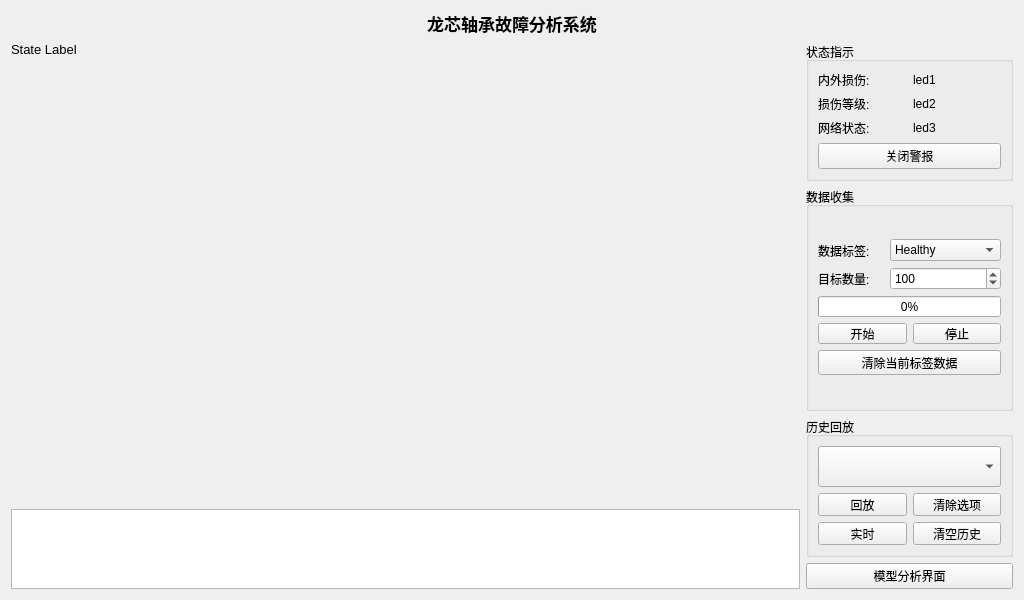
<?xml version="1.0" encoding="UTF-8"?>
<ui version="4.0">
 <class>Widget</class>
 <widget class="QWidget" name="Widget">
  <property name="geometry">
   <rect>
    <x>0</x>
    <y>0</y>
    <width>1024</width>
    <height>600</height>
   </rect>
  </property>
  <property name="minimumSize">
   <size>
    <width>1024</width>
    <height>550</height>
   </size>
  </property>
  <property name="maximumSize">
   <size>
    <width>1024</width>
    <height>600</height>
   </size>
  </property>
  <property name="windowTitle">
   <string>Widget</string>
  </property>
  <layout class="QGridLayout" name="gridLayout_12">
   <item row="0" column="0">
    <layout class="QGridLayout" name="gridLayout_10">
     <item row="0" column="0">
      <widget class="QLabel" name="label">
       <property name="font">
        <font>
         <pointsize>13</pointsize>
         <italic>false</italic>
         <bold>true</bold>
         <underline>false</underline>
        </font>
       </property>
       <property name="text">
        <string>龙芯轴承故障分析系统</string>
       </property>
       <property name="alignment">
        <set>Qt::AlignCenter</set>
       </property>
      </widget>
     </item>
     <item row="1" column="0">
      <layout class="QGridLayout" name="gridLayout_7">
       <item row="0" column="0">
        <layout class="QGridLayout" name="gridLayout_5">
         <item row="0" column="0">
          <widget class="QLabel" name="StateLabel">
           <property name="sizePolicy">
            <sizepolicy hsizetype="Preferred" vsizetype="Preferred">
             <horstretch>0</horstretch>
             <verstretch>0</verstretch>
            </sizepolicy>
           </property>
           <property name="font">
            <font>
             <pointsize>10</pointsize>
             <bold>false</bold>
            </font>
           </property>
           <property name="lineWidth">
            <number>1</number>
           </property>
           <property name="text">
            <string>State Label</string>
           </property>
           <property name="wordWrap">
            <bool>false</bool>
           </property>
          </widget>
         </item>
         <item row="1" column="0">
          <widget class="QCustomPlot" name="time" native="true">
           <property name="sizePolicy">
            <sizepolicy hsizetype="Expanding" vsizetype="Expanding">
             <horstretch>0</horstretch>
             <verstretch>0</verstretch>
            </sizepolicy>
           </property>
           <property name="minimumSize">
            <size>
             <width>789</width>
             <height>321</height>
            </size>
           </property>
           <property name="cursor">
            <cursorShape>OpenHandCursor</cursorShape>
           </property>
          </widget>
         </item>
         <item row="2" column="0">
          <widget class="QPlainTextEdit" name="SysEdit">
           <property name="sizePolicy">
            <sizepolicy hsizetype="Preferred" vsizetype="Fixed">
             <horstretch>0</horstretch>
             <verstretch>0</verstretch>
            </sizepolicy>
           </property>
           <property name="minimumSize">
            <size>
             <width>0</width>
             <height>0</height>
            </size>
           </property>
           <property name="maximumSize">
            <size>
             <width>16777215</width>
             <height>80</height>
            </size>
           </property>
           <property name="cursor" stdset="0">
            <cursorShape>ArrowCursor</cursorShape>
           </property>
           <property name="readOnly">
            <bool>true</bool>
           </property>
          </widget>
         </item>
        </layout>
       </item>
       <item row="0" column="1">
        <layout class="QGridLayout" name="gridLayout_6">
         <item row="0" column="0">
          <widget class="QGroupBox" name="groupBox">
           <property name="sizePolicy">
            <sizepolicy hsizetype="Preferred" vsizetype="Fixed">
             <horstretch>0</horstretch>
             <verstretch>0</verstretch>
            </sizepolicy>
           </property>
           <property name="font">
            <font>
             <pointsize>9</pointsize>
             <bold>false</bold>
            </font>
           </property>
           <property name="title">
            <string>状态指示</string>
           </property>
           <layout class="QGridLayout" name="gridLayout_14">
            <item row="0" column="0">
             <layout class="QGridLayout" name="gridLayout_3">
              <item row="0" column="0">
               <layout class="QGridLayout" name="gridLayout">
                <item row="0" column="0">
                 <layout class="QHBoxLayout" name="horizontalLayout">
                  <item>
                   <widget class="QLabel" name="label_2">
                    <property name="font">
                     <font>
                      <pointsize>9</pointsize>
                      <bold>false</bold>
                     </font>
                    </property>
                    <property name="text">
                     <string>内外损伤:</string>
                    </property>
                   </widget>
                  </item>
                  <item>
                   <widget class="QLabel" name="ModelStateLabel">
                    <property name="text">
                     <string>led1</string>
                    </property>
                   </widget>
                  </item>
                 </layout>
                </item>
                <item row="1" column="0">
                 <layout class="QHBoxLayout" name="horizontalLayout_2">
                  <item>
                   <widget class="QLabel" name="label_4">
                    <property name="font">
                     <font>
                      <pointsize>9</pointsize>
                      <bold>false</bold>
                     </font>
                    </property>
                    <property name="text">
                     <string>损伤等级:</string>
                    </property>
                   </widget>
                  </item>
                  <item>
                   <widget class="QLabel" name="DeviceStateLabel">
                    <property name="text">
                     <string>led2</string>
                    </property>
                   </widget>
                  </item>
                 </layout>
                </item>
                <item row="2" column="0">
                 <layout class="QHBoxLayout" name="horizontalLayout_5">
                  <item>
                   <widget class="QLabel" name="label_5">
                    <property name="font">
                     <font>
                      <pointsize>9</pointsize>
                      <bold>false</bold>
                     </font>
                    </property>
                    <property name="text">
                     <string>网络状态:</string>
                    </property>
                   </widget>
                  </item>
                  <item>
                   <widget class="QLabel" name="NetworkLabel">
                    <property name="text">
                     <string>led3</string>
                    </property>
                   </widget>
                  </item>
                 </layout>
                </item>
               </layout>
              </item>
              <item row="1" column="0">
               <widget class="QPushButton" name="beepOffButton">
                <property name="cursor">
                 <cursorShape>PointingHandCursor</cursorShape>
                </property>
                <property name="text">
                 <string>关闭警报</string>
                </property>
               </widget>
              </item>
             </layout>
            </item>
           </layout>
          </widget>
         </item>
         <item row="2" column="0">
          <widget class="QGroupBox" name="groupBox_3">
           <property name="maximumSize">
            <size>
             <width>16777215</width>
             <height>140</height>
            </size>
           </property>
           <property name="title">
            <string>历史回放</string>
           </property>
           <layout class="QGridLayout" name="gridLayout_13">
            <item row="0" column="0">
             <layout class="QGridLayout" name="gridLayout_11">
              <item row="0" column="0">
               <layout class="QGridLayout" name="gridLayout_8">
                <item row="0" column="0" colspan="2">
                 <widget class="QComboBox" name="HistoryBox">
                  <property name="sizePolicy">
                   <sizepolicy hsizetype="Preferred" vsizetype="Preferred">
                    <horstretch>0</horstretch>
                    <verstretch>0</verstretch>
                   </sizepolicy>
                  </property>
                  <property name="cursor">
                   <cursorShape>PointingHandCursor</cursorShape>
                  </property>
                  <property name="maxVisibleItems">
                   <number>4</number>
                  </property>
                 </widget>
                </item>
                <item row="1" column="0">
                 <widget class="QPushButton" name="HistoryBackButton">
                  <property name="sizePolicy">
                   <sizepolicy hsizetype="Preferred" vsizetype="Preferred">
                    <horstretch>0</horstretch>
                    <verstretch>0</verstretch>
                   </sizepolicy>
                  </property>
                  <property name="maximumSize">
                   <size>
                    <width>16777215</width>
                    <height>23</height>
                   </size>
                  </property>
                  <property name="cursor">
                   <cursorShape>PointingHandCursor</cursorShape>
                  </property>
                  <property name="text">
                   <string>回放</string>
                  </property>
                 </widget>
                </item>
                <item row="1" column="1">
                 <widget class="QPushButton" name="HistoryCleanButton">
                  <property name="sizePolicy">
                   <sizepolicy hsizetype="Preferred" vsizetype="Preferred">
                    <horstretch>0</horstretch>
                    <verstretch>0</verstretch>
                   </sizepolicy>
                  </property>
                  <property name="maximumSize">
                   <size>
                    <width>16777215</width>
                    <height>23</height>
                   </size>
                  </property>
                  <property name="cursor">
                   <cursorShape>PointingHandCursor</cursorShape>
                  </property>
                  <property name="text">
                   <string>清除选项</string>
                  </property>
                 </widget>
                </item>
               </layout>
              </item>
              <item row="1" column="0">
               <layout class="QGridLayout" name="gridLayout_9">
                <item row="0" column="0">
                 <widget class="QPushButton" name="MoniterButton">
                  <property name="sizePolicy">
                   <sizepolicy hsizetype="Minimum" vsizetype="Preferred">
                    <horstretch>0</horstretch>
                    <verstretch>0</verstretch>
                   </sizepolicy>
                  </property>
                  <property name="maximumSize">
                   <size>
                    <width>16777215</width>
                    <height>23</height>
                   </size>
                  </property>
                  <property name="text">
                   <string>实时</string>
                  </property>
                 </widget>
                </item>
                <item row="0" column="1">
                 <widget class="QPushButton" name="HistoryCleanAllButton">
                  <property name="sizePolicy">
                   <sizepolicy hsizetype="Preferred" vsizetype="Preferred">
                    <horstretch>0</horstretch>
                    <verstretch>0</verstretch>
                   </sizepolicy>
                  </property>
                  <property name="maximumSize">
                   <size>
                    <width>16777215</width>
                    <height>23</height>
                   </size>
                  </property>
                  <property name="cursor">
                   <cursorShape>PointingHandCursor</cursorShape>
                  </property>
                  <property name="text">
                   <string>清空历史</string>
                  </property>
                 </widget>
                </item>
               </layout>
              </item>
             </layout>
            </item>
           </layout>
          </widget>
         </item>
         <item row="3" column="0">
          <widget class="QPushButton" name="MfccPlotButton">
           <property name="sizePolicy">
            <sizepolicy hsizetype="Preferred" vsizetype="Fixed">
             <horstretch>0</horstretch>
             <verstretch>0</verstretch>
            </sizepolicy>
           </property>
           <property name="cursor">
            <cursorShape>PointingHandCursor</cursorShape>
           </property>
           <property name="text">
            <string>模型分析界面</string>
           </property>
          </widget>
         </item>
         <item row="1" column="0">
          <widget class="QGroupBox" name="groupBox_2">
           <property name="minimumSize">
            <size>
             <width>0</width>
             <height>180</height>
            </size>
           </property>
           <property name="font">
            <font>
             <pointsize>9</pointsize>
            </font>
           </property>
           <property name="title">
            <string>数据收集</string>
           </property>
           <layout class="QGridLayout" name="gridLayout_17">
            <item row="0" column="0">
             <layout class="QGridLayout" name="gridLayout_16">
              <item row="0" column="0">
               <layout class="QGridLayout" name="gridLayout_15">
                <item row="0" column="0">
                 <layout class="QGridLayout" name="gridLayout_4">
                  <item row="0" column="0">
                   <widget class="QLabel" name="label_3">
                    <property name="text">
                     <string>数据标签:</string>
                    </property>
                   </widget>
                  </item>
                  <item row="1" column="0">
                   <widget class="QLabel" name="label_6">
                    <property name="minimumSize">
                     <size>
                      <width>0</width>
                      <height>20</height>
                     </size>
                    </property>
                    <property name="maximumSize">
                     <size>
                      <width>66</width>
                      <height>16777215</height>
                     </size>
                    </property>
                    <property name="text">
                     <string>目标数量:</string>
                    </property>
                   </widget>
                  </item>
                 </layout>
                </item>
                <item row="0" column="1">
                 <layout class="QGridLayout" name="gridLayout_2">
                  <item row="0" column="0">
                   <widget class="QComboBox" name="LabelBox">
                    <property name="sizePolicy">
                     <sizepolicy hsizetype="Preferred" vsizetype="Fixed">
                      <horstretch>0</horstretch>
                      <verstretch>0</verstretch>
                     </sizepolicy>
                    </property>
                    <property name="cursor">
                     <cursorShape>PointingHandCursor</cursorShape>
                    </property>
                    <item>
                     <property name="text">
                      <string>Healthy</string>
                     </property>
                    </item>
                    <item>
                     <property name="text">
                      <string>0.7inner</string>
                     </property>
                    </item>
                    <item>
                     <property name="text">
                      <string>0.7outer</string>
                     </property>
                    </item>
                    <item>
                     <property name="text">
                      <string>0.9inner</string>
                     </property>
                    </item>
                    <item>
                     <property name="text">
                      <string>0.9outer</string>
                     </property>
                    </item>
                    <item>
                     <property name="text">
                      <string>1.1inner</string>
                     </property>
                    </item>
                    <item>
                     <property name="text">
                      <string>1.1outer</string>
                     </property>
                    </item>
                    <item>
                     <property name="text">
                      <string>1.3inner</string>
                     </property>
                    </item>
                    <item>
                     <property name="text">
                      <string>1.3outer</string>
                     </property>
                    </item>
                    <item>
                     <property name="text">
                      <string>1.5inner</string>
                     </property>
                    </item>
                    <item>
                     <property name="text">
                      <string>1.5outer</string>
                     </property>
                    </item>
                    <item>
                     <property name="text">
                      <string>1.7inner</string>
                     </property>
                    </item>
                    <item>
                     <property name="text">
                      <string>1.7outer</string>
                     </property>
                    </item>
                   </widget>
                  </item>
                  <item row="1" column="0">
                   <widget class="QSpinBox" name="CollectTargetBox">
                    <property name="minimumSize">
                     <size>
                      <width>0</width>
                      <height>20</height>
                     </size>
                    </property>
                    <property name="maximum">
                     <number>5000</number>
                    </property>
                    <property name="singleStep">
                     <number>50</number>
                    </property>
                    <property name="value">
                     <number>100</number>
                    </property>
                   </widget>
                  </item>
                 </layout>
                </item>
               </layout>
              </item>
              <item row="1" column="0">
               <widget class="QProgressBar" name="CollectProgressBar">
                <property name="sizePolicy">
                 <sizepolicy hsizetype="Expanding" vsizetype="Preferred">
                  <horstretch>0</horstretch>
                  <verstretch>0</verstretch>
                 </sizepolicy>
                </property>
                <property name="maximumSize">
                 <size>
                  <width>16777215</width>
                  <height>21</height>
                 </size>
                </property>
                <property name="value">
                 <number>0</number>
                </property>
               </widget>
              </item>
              <item row="2" column="0">
               <layout class="QHBoxLayout" name="horizontalLayout_4">
                <item>
                 <widget class="QPushButton" name="CollectStartButton">
                  <property name="sizePolicy">
                   <sizepolicy hsizetype="Preferred" vsizetype="Preferred">
                    <horstretch>0</horstretch>
                    <verstretch>0</verstretch>
                   </sizepolicy>
                  </property>
                  <property name="maximumSize">
                   <size>
                    <width>16777215</width>
                    <height>21</height>
                   </size>
                  </property>
                  <property name="cursor">
                   <cursorShape>PointingHandCursor</cursorShape>
                  </property>
                  <property name="text">
                   <string>开始</string>
                  </property>
                 </widget>
                </item>
                <item>
                 <widget class="QPushButton" name="CollectStopButton">
                  <property name="sizePolicy">
                   <sizepolicy hsizetype="Preferred" vsizetype="Preferred">
                    <horstretch>0</horstretch>
                    <verstretch>0</verstretch>
                   </sizepolicy>
                  </property>
                  <property name="maximumSize">
                   <size>
                    <width>16777215</width>
                    <height>21</height>
                   </size>
                  </property>
                  <property name="cursor">
                   <cursorShape>PointingHandCursor</cursorShape>
                  </property>
                  <property name="text">
                   <string>停止</string>
                  </property>
                 </widget>
                </item>
               </layout>
              </item>
              <item row="3" column="0">
               <widget class="QPushButton" name="CollectCleanButton">
                <property name="sizePolicy">
                 <sizepolicy hsizetype="Preferred" vsizetype="Preferred">
                  <horstretch>0</horstretch>
                  <verstretch>0</verstretch>
                 </sizepolicy>
                </property>
                <property name="maximumSize">
                 <size>
                  <width>16777215</width>
                  <height>25</height>
                 </size>
                </property>
                <property name="cursor">
                 <cursorShape>PointingHandCursor</cursorShape>
                </property>
                <property name="text">
                 <string>清除当前标签数据</string>
                </property>
               </widget>
              </item>
             </layout>
            </item>
           </layout>
          </widget>
         </item>
        </layout>
       </item>
      </layout>
     </item>
    </layout>
   </item>
  </layout>
 </widget>
 <customwidgets>
  <customwidget>
   <class>QCustomPlot</class>
   <extends>QWidget</extends>
   <header location="global">qcustomplot.h</header>
   <container>1</container>
  </customwidget>
 </customwidgets>
 <resources/>
 <connections/>
</ui>
